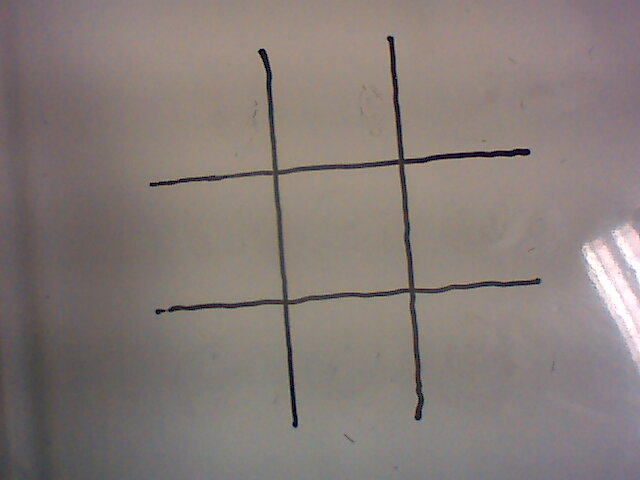
#> input picture Webcam/O/TabuleiroO12.jpg, 640 x 480 px, given in place of TabuleiroO1.jpg, which was not available
$ jupyter execute --allow-errors dataset.ipynb   (text cells are left out)
#> lines starting #> are read from the running program, lines starting #| are printed output that depends on the picture; after the words box and inside, x2 and y2 are one past the last pixel; in counts of white or black regions, pixels touching at a corner belong together; pictures that were not available may be replaced by others from this repository, and a replacement may not be noted
#> further down, img is the input picture: shape (480, 640, 3); mean B, G, R 120.1, 124, 133.9
[cell 1]
import cv2
import numpy as np
from operator import itemgetter
import os

[cell 2]
# processando a imagem!
def process(img):
     # convercao de RGB para BGR e grayscale
     img_gray = cv2.cvtColor(img, cv2.COLOR_BGR2GRAY)
     # aplicando o filtro gaussiano
     img_blur = cv2.GaussianBlur(img_gray, (5, 5), 0)
     # detectando as bordas
     img_canny = cv2.Canny(img_blur, 100, 200)
     # retorna um array com o tamanho (9,9 (?)) preenchido com 1
     kernel = np.ones((9, 9))
     # dilatando a imagem
     img_dilate = cv2.dilate(img_canny, kernel, iterations=1)
     # kernel = np.ones((5,5))
     # erodindo a imagem
     return cv2.erode(img_dilate, kernel, iterations=1)

# [5 lines left out: function process_symbols, not called in this run]

# achando os contornos!
def convex_hull(cnt):
     # distancia maxima do contorno pra um contorno aproximado, eh o que garante um bom contorno (eh um parametro de precisao)
     # calcula o perimetor do contorno!
     epsilon = cv2.arcLength(cnt, True)
     # aproximacao dos poligonos com a precisao do epsilon
     approx = cv2.approxPolyDP(cnt, epsilon * 0.02, True)
     # corrige uma "curva" defeituosa do contorno
     return cv2.convexHull(approx).squeeze()

# recebe
def get_square_corners_v2(contours):
     flag = 0
     for contour in contours:
          if len(contour)<4:
               continue
          inner = contour
          ordenando_indice_x = inner[...,0].argsort()
          ordenando_x_menor = sorted(inner[ordenando_indice_x], key=itemgetter(0))

          lista_x_menor = np.array(ordenando_x_menor[0:2])
          lista_x_maior = np.array(ordenando_x_menor[2:])

          ordenando_indice_y_menor = lista_x_menor[...,1].argsort()
          top_lef_inner, bot_lef_inner = sorted(lista_x_menor[ordenando_indice_y_menor], key=itemgetter(1))

          ordenando_indice_y_maior = lista_x_maior[...,1].argsort()
          top_rit_inner, bot_rit_inner = sorted(lista_x_maior[ordenando_indice_y_maior], key=itemgetter(1))

          dist = np.linalg.norm(top_rit_inner - top_lef_inner)
          if dist > 100:
               flag = True
               break

     if not flag:
          return None

     p2 = 2*top_lef_inner - bot_lef_inner
     p5 = 2*top_lef_inner - top_rit_inner
     p3 = 2*top_rit_inner - bot_rit_inner
     p6 = 2*top_rit_inner - top_lef_inner
     p7 = 2*bot_lef_inner - bot_rit_inner
     p10 = 2*bot_lef_inner - top_lef_inner
     p8 = 2*bot_rit_inner - bot_lef_inner
     p11 = 2*bot_rit_inner - top_rit_inner
     p1 = 2*top_lef_inner - bot_rit_inner
     p4 = 2*top_rit_inner - bot_lef_inner
     p9 = 2*bot_lef_inner - top_rit_inner
     p12 = 2*bot_rit_inner - top_lef_inner

     return [[p1,p2,top_lef_inner,p5],[p2,p3,top_rit_inner,top_lef_inner],[p3,p4,p6,top_rit_inner],[p5,top_lef_inner,bot_lef_inner,p7],[top_lef_inner,top_rit_inner,bot_rit_inner,bot_lef_inner],[top_rit_inner,p6,p8,bot_rit_inner],[p7,bot_lef_inner,p10,p9],[bot_lef_inner,bot_rit_inner,p11,p10],[bot_rit_inner,p8,p12,p11]]

# [153 lines left out: functions get_square_corners, get_squares_init, get_squares_after_play, get_circles, not called in this run]

[cell 3]
index_image = 0
defective_images = []
#> (the rest of this cell did not finish here and is left out)

#> in process, `img_canny = cv2.Canny(img_blur, 100, 200)`:
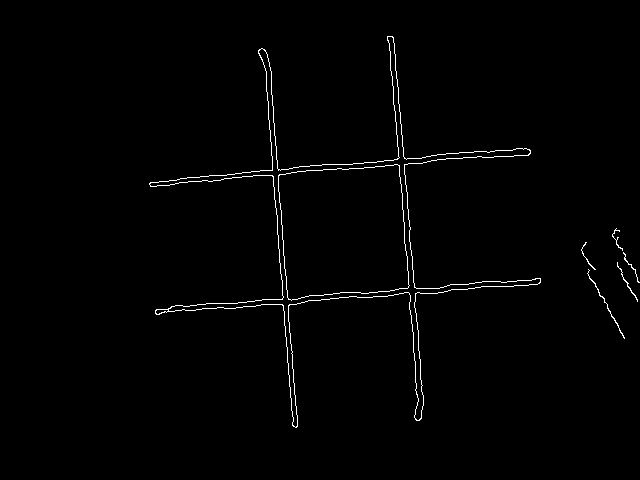
#> img_canny: shape (480, 640); 1.1% white in thin lines or dots, all inside (x1, y1, x2, y2) = (149, 36, 640, 428)
#> in process, `img_dilate = cv2.dilate(img_canny, kernel, iterations=1)`:
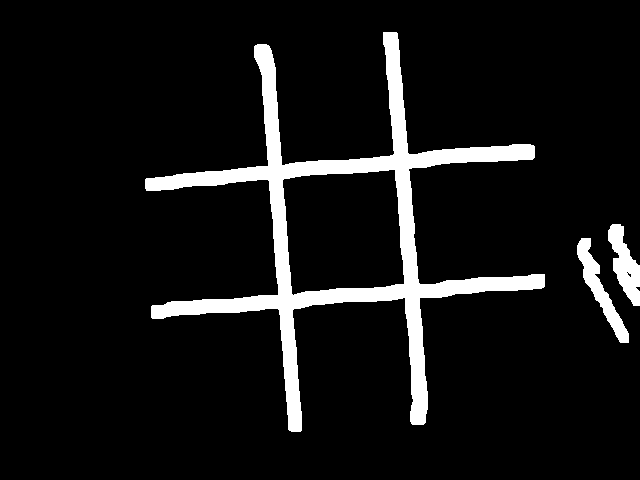
#> img_dilate: shape (480, 640); 8.1% white; 3 white regions, box (x1, y1, x2, y2) and area: (145, 32, 545, 432) 22015, (577, 238, 629, 343) 1448, (608, 224, 640, 306) 1375
#> in process, `return cv2.erode(img_dilate, kernel, iterations=1)`:
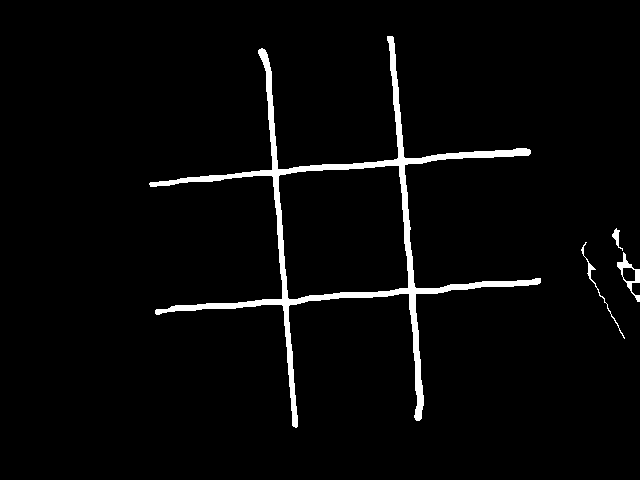
#> returned value: shape (480, 640); 3.1% white; 4 white regions
#> `contours, _ = cv2.findContours(img_processada, cv2.RETR_LIST, cv2.CHAI..`: contours = 6 contours; box (x1, y1, x2, y2) and area: (149, 36, 541, 428) 22626, (278, 165, 409, 300) 15171, (617, 252, 640, 302) 380, (622, 267, 636, 282) 166, (581, 242, 625, 339) 83, (612, 228, 623, 251) 62
     contours, _ = cv2.findContours(img_processada, cv2.RETR_LIST, cv2.CHAIN_APPROX_NONE) #talvez usar o CHAIN_APPROX_SIMPLE, ver a diferenca em https://docs.opencv.org/4.x/d4/d73/tutorial_py_contours_begin.html
     aux = sorted(map(convex_hull, contours), key=len)
#> in convex_hull, `epsilon = cv2.arcLength(cnt, True)`: epsilon = 48.73
#> in convex_hull, `approx = cv2.approxPolyDP(cnt, epsilon * 0.02, True)`: approx = [[622, 268], [631, 267], [634, 269], [635, 280], [626, 281], [622, 276]]
#> `aux = sorted(map(convex_hull, contours), key=len)`: aux = 6 items
     lista_quadrados = get_square_corners_v2(aux)
#> the loop in get_square_corners_v2, `for contour in contours:` made 2 passes
#> (inner, ordenando_indice_x, dist, flag) on pass 2: ([[398, 165], [408, 287], [289, 299], [278, 176]], [3, 2, 0, 1], 120.5, True)
#> (inner, ordenando_indice_x, ordenando_indice_y_maior, dist) on pass 1: ([[624, 338], [589, 278], [581, 250], [585, 242]], [2, 3, 1, 0], [0, 1], 36.22)
#> in get_square_corners_v2, `p2 = 2*top_lef_inner - bot_lef_inner`: p2 = [267, 53]
#> in get_square_corners_v2, `p5 = 2*top_lef_inner - top_rit_inner`: p5 = [158, 187]
#> in get_square_corners_v2, `p3 = 2*top_rit_inner - bot_rit_inner`: p3 = [388, 43]
#> in get_square_corners_v2, `p6 = 2*top_rit_inner - top_lef_inner`: p6 = [518, 154]
#> in get_square_corners_v2, `p7 = 2*bot_lef_inner - bot_rit_inner`: p7 = [170, 311]
#> in get_square_corners_v2, `p10 = 2*bot_lef_inner - top_lef_inner`: p10 = [300, 422]
#> in get_square_corners_v2, `p8 = 2*bot_rit_inner - bot_lef_inner`: p8 = [527, 275]
#> in get_square_corners_v2, `p11 = 2*bot_rit_inner - top_rit_inner`: p11 = [418, 409]
#> in get_square_corners_v2, `p1 = 2*top_lef_inner - bot_rit_inner`: p1 = [148, 65]
#> in get_square_corners_v2, `p4 = 2*top_rit_inner - bot_lef_inner`: p4 = [507, 31]
#> in get_square_corners_v2, `p9 = 2*bot_lef_inner - top_rit_inner`: p9 = [180, 433]
#> in get_square_corners_v2, `p12 = 2*bot_rit_inner - top_lef_inner`: p12 = [538, 398]
#> `lista_quadrados = get_square_corners_v2(aux)`: lista_quadrados = 9 items
#> pass 2 of the loop `for f in range(1,20):`:
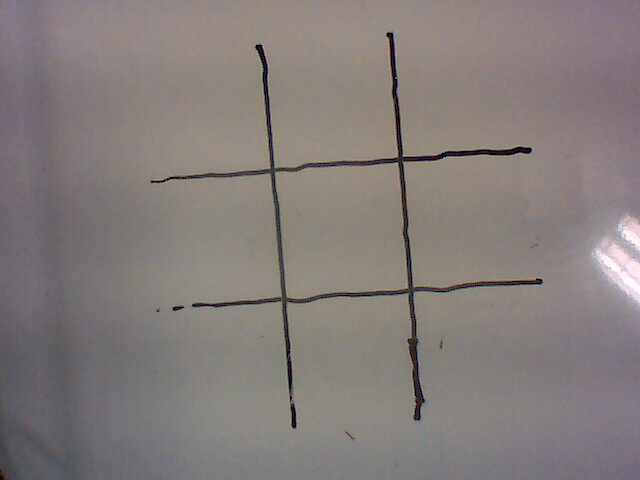
#> input picture Webcam/O/TabuleiroO13.jpg, 640 x 480 px, given in place of TabuleiroO2.jpg, which was not available
#> img is the input picture: shape (480, 640, 3); mean B, G, R 123, 124.9, 132.2
#> in process (call 2), `img_canny = cv2.Canny(img_blur, 100, 200)`:
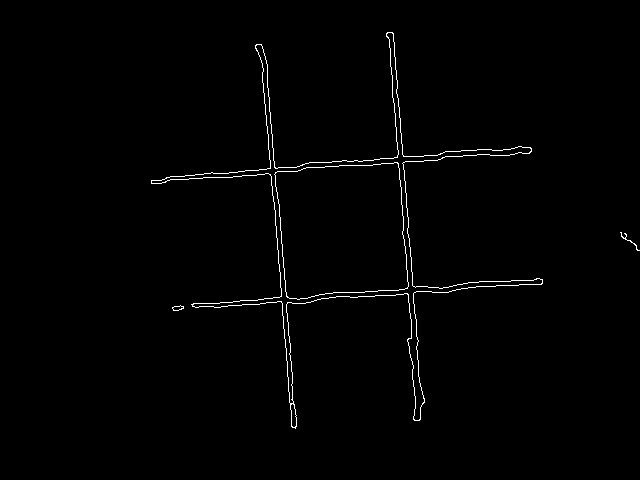
#> img_canny: shape (480, 640); 0.99% white in thin lines or dots, all inside (x1, y1, x2, y2) = (151, 32, 640, 429)
#> img_dilate: shape (480, 640); 7.2% white; 2 white regions, box (x1, y1, x2, y2) and area: (147, 28, 547, 433) 21693, (616, 228, 640, 255) 392
#> in process (call 2), `return cv2.erode(img_dilate, kernel, iterations=1)`:
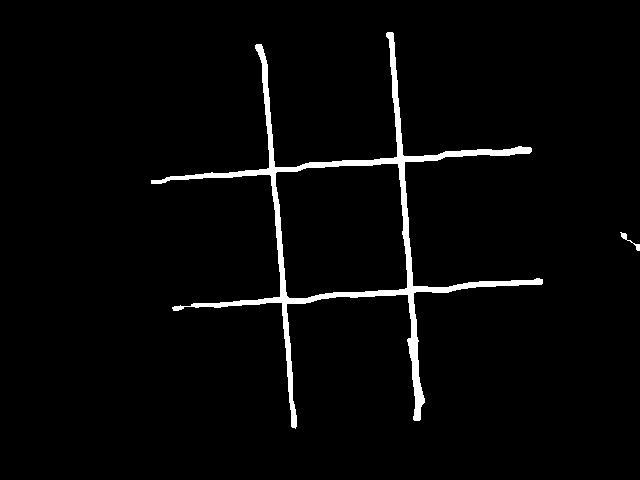
#> returned value: shape (480, 640); 2.8% white; 2 white regions
#> contours = 3 contours; box (x1, y1, x2, y2) and area: (151, 32, 543, 429) 22682, (275, 163, 408, 299) 15564, (620, 232, 640, 251) 48
#> aux = 3 items
#> the loop in get_square_corners_v2 (call 2), `for contour in contours:` made 1 pass
#> (inner, ordenando_indice_x, dist, flag) on pass 1: ([[397, 163], [407, 287], [289, 298], [275, 173]], [3, 2, 0, 1], 122.4, True)

     for file in os.listdir('Webcam/O/'):
          if file.find(f'O{f}-') != -1:
               img_x = cv2.imread(os.path.join('Webcam/O',file))
               img_processada_x = process(img_x)

               template = img_processada

               # Template Matching to Detect Pattern
               result = cv2.matchTemplate(img_processada_x, template, cv2.TM_CCOEFF_NORMED)
               min_val, max_val, min_loc, max_loc = cv2.minMaxLoc(result)

               dx = int(max_loc[0] - max_loc[0])
               dy = int(max_loc[1] - max_loc[1])

               rows, cols = img_processada_x.shape
               M = np.float32([[1, 0, dx], [0, 1, dy]])
               aligned_image2 = cv2.warpAffine(img_processada_x, M, (cols, rows))

               # Subtract Images
               img_sub_processada = cv2.subtract(aligned_image2, img_processada)
               #img_sub = cv2.subtract(img_processada_x, img_processada)

               #img_sub_processada = process_symbols(img_sub)

               square = lista_quadrados[4]
               teste = np.array([[ponto[0],ponto[1]] for ponto in square])
               teste = teste.reshape((-1, 1, 2))
               cv2.polylines(img_sub_processada,[teste], True, (255, 0, 0), 2)
               cv2.imwrite(f"dataset/teste/primeira_subtraida_processada{file}.jpg", img_sub_processada)
               cv2.imwrite(f"dataset/teste/primeira_subtraida_processada2{file}.jpg", img)

               if lista_quadrados is None:
                    raise("Deu Ruim")
               # [8 lines of commented-out code are left out]

               for i in range(0,9):
                    lista_imagens_cortadas = get_squares_init(np.array(lista_quadrados[i]))
                    cv2.imwrite(f"dataset/empty/o{index_image}.png",lista_imagens_cortadas)
                    imagem_cortada_com_x_tratada = get_squares_after_play(np.array(lista_quadrados[i]), img_sub_processada)
                    cv2.imwrite(f"dataset/o/o{index_image}.png",imagem_cortada_com_x_tratada)
                    index_image += 1

[cell 4]
defective_images

[cell 5]
index_image = 0
#> index_image = 0
defective_images = []
#> (the rest of this cell did not finish here and is left out)
